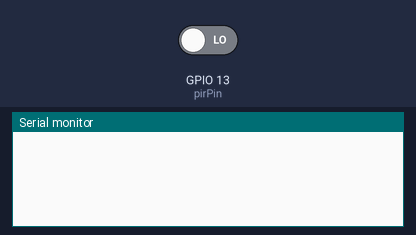
Simulated run of this sketch. Board: ESP8266 (NodeMCU). Parts: the last lines printed to the serial monitor. Inputs (shaded band) come from the test bench; at power-on: GPIO 13 (pirPin) LOW. WiFi joins after 1.5 s; servers stay silent unless stated; network time is answered at once with the bench clock; uploads are accepted with an empty reply; the local clock reads 2024-03-15 10:24:30 at power-on unless the sketch sets it.

Above: at 3.2 s.
3.3 s: GPIO 13 (pirPin) driven HIGH
At 3.46 s:
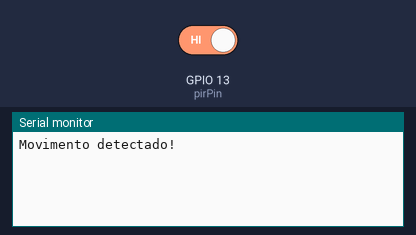
At 4.1 s:
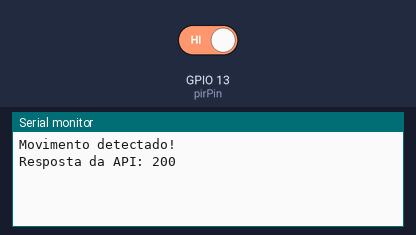

The sketch:

pir_motion_alert.ino
```cpp
#include <ESP8266WiFi.h>
#include <ESP8266HTTPClient.h>
#include <NTPClient.h>
#include <WiFiUdp.h>

/*
 * Definição das credenciais da rede Wi-Fi
 */
const char* ssid = "YOUR_SSID";
const char* password = "YOUR_PASSWORD";

/*
 * Definição do endpoint da API para alertas de movimento
 */
const char* apiEndpoint = "http://yourapi.com/alert";

/*
 * Pino do sensor PIR
 *
 * Obs: Digital pin D7
 */
const int pirPin = 13;

/*
 * Estado inicial do sensor PIR
 */
int pirState = LOW;
int val = 0;

/*
 * Objeto WiFiUDP para o cliente NTP
 */
WiFiUDP ntpUDP;

/*
 * Configuração do cliente NTP
 *
 * pool.ntp.org é o servidor NTP
 * -3*3600 define o fuso horário (UTC-3 para o Brasil)
 * 60000 define o intervalo de atualização (1 minuto)
 */
NTPClient timeClient(ntpUDP, "pool.ntp.org", -3 * 3600, 60000);

void setup() {
  /*
   * Inicializa a comunicação serial
   */
  Serial.begin(115200);

  /*
   * Configura o pino do sensor PIR como entrada
   */
  pinMode(pirPin, INPUT);

  /*
   * Conecta ao Wi-Fi
   */
  connectWifi();

  /*
   * Inicializa o cliente NTP
   */
  timeClient.begin();
}

void loop() {
  /*
   * Atualiza o cliente NTP
   */
  timeClient.update();

  /*
   * Lê o estado do sensor PIR
   */
  val = digitalRead(pirPin);

  /*
   * Verifica se o sensor detectou movimento
   */
  if (val == HIGH && pirState == LOW) {
    Serial.println("Movimento detectado!");
    sendMovementAlert();
    pirState = HIGH;
  } else if (val == LOW && pirState == HIGH) {
    pirState = LOW;
  }
}

/*
 * Conecta ao Wi-Fi
 */
void connectWifi() {
  WiFi.begin(ssid, password);
  while (WiFi.status() != WL_CONNECTED) {
    delay(1000);
  }
}

/*
 * Função para enviar alerta de movimento para a API
 */
void sendMovementAlert() {
  if (WiFi.status() == WL_CONNECTED) {
    HTTPClient http;

    /*
     * Inicia a conexão com o endpoint da API
     */
    http.begin(apiEndpoint);
    http.addHeader("Content-Type", "application/json");

    /*
     * Obtém a hora e a data atuais
     */
    time_t rawTime = timeClient.getEpochTime();
    struct tm* timeInfo = localtime(&rawTime);
    char dateTimeBuffer[30];
    strftime(dateTimeBuffer, sizeof(dateTimeBuffer), "%Y-%m-%d %H:%M:%S", timeInfo);

    /*
     * Define o payload da requisição (JSON)
     */
    String jsonPayload = "{\"movement\": \"true\", \"datetime\": \"" + String(dateTimeBuffer) + "\"}";

    /*
     * Envia a requisição POST e obtém o código de resposta
     */
    int httpResponseCode = http.POST(jsonPayload);

    /*
     * Verifica o código de resposta da requisição
     */
    if (httpResponseCode > 0) {
      Serial.print("Resposta da API: ");
      Serial.println(httpResponseCode);
    } else {
      Serial.print("Erro ao enviar o POST: ");
      Serial.println(httpResponseCode);
    }

    /*
     * Finaliza a conexão com a API
     */
    http.end();
  } else {
    Serial.println("Erro: Não conectado ao Wi-Fi");
  }
}
```

Measured:
- after the input at 3.3 s, the serial monitor: prints a new line at once (image 1)
